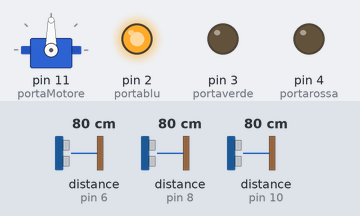
The sketch below on a simulated Arduino Uno, built with avr-gcc and run on an emulated ATmega328P. Shown: servo, output pins drawn as LEDs (lit = HIGH). Wiring (inferred from the names in the program): 3 × ultrasonic range finder: trigger pin 5, echo pin 6 / trigger pin 7, echo pin 8 / trigger pin 9, echo pin 10. The inputs (shaded band) are chosen by the test bench; at power-on: distance to the obstacle (sensors on pin 8, pin 6, pin 10) 80 cm. The echo pulse lasts 58.3 µs per cm; pins used as bus, display or sensor lines are not drawn; what the sketch prints to the serial monitor is not drawn.

Above: at 1.3 s.
1.4 s: distance to the obstacle (sensor on pin 8) set to 34 cm
2.9 s: distance to the obstacle (sensor on pin 8) set to 28 cm
At 3.4 s:
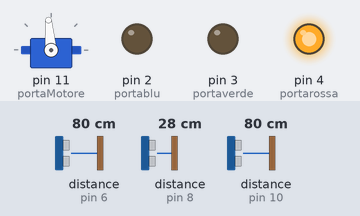
6.0 s: distance to the obstacle (sensor on pin 8) set to 35 cm
At 7.3 s:
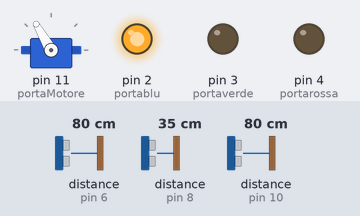
7.6 s: distance to the obstacle (sensor on pin 6) set to 33 cm
9.1 s: distance to the obstacle (sensor on pin 6) set to 28 cm
At 9.7 s:
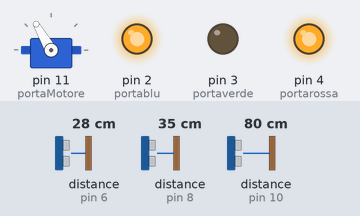
10.7 s: distance to the obstacle (sensor on pin 10) set to 2 cm
At 11.1 s:
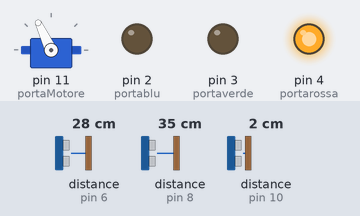
Timing chart, 0 to 16.8 s (numbered marks = the images above; inputs shaded):
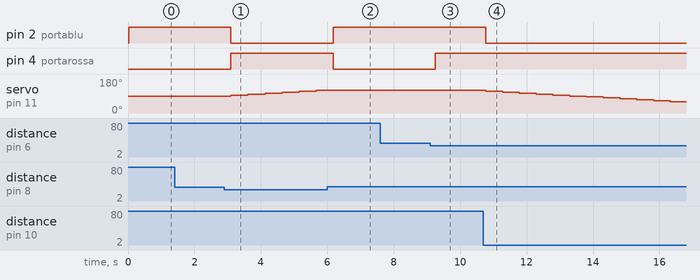

Measured:
- the behaviour switches between 31 and 30 cm on distance to the obstacle (sensor on pin 8) (found by bisection; images 0 and 1)
- the behaviour switches between 31 and 30 cm on distance to the obstacle (sensor on pin 6) (found by bisection; images 2 and 3)
- after the input at 1.4 s, every drawn part: stays the same
- after the input at 2.9 s, pin 2 (portablu): HIGH → LOW after 0.20 s; pin 4 (portarossa): LOW → HIGH after 0.20 s; servo on pin 11 (portaMotore): moves from 90° to 120° over 2.6 s, starting after 0.20 s
- after the input at 6.0 s, pin 2 (portablu): LOW → HIGH after 0.18 s; pin 4 (portarossa): HIGH → LOW after 0.18 s; servo on pin 11 (portaMotore): stays 120° (without the input it goes to 125° after 0.18 s)
- after the input at 7.6 s, every drawn part: stays the same
- after the input at 9.1 s, pin 4 (portarossa): LOW → HIGH after 0.14 s
- after the input at 10.7 s, pin 2 (portablu): HIGH → LOW after 0.07 s; servo on pin 11 (portaMotore): moves from 120° to 60° over 5.6 s, starting after 0.07 s

The sketch:

programmaArduino.ino
```cpp
#include <Servo.h>
/**
 * @author: Negri Gioele, Wolf Riccardo
 * Descrizione: Testa robot che segue il movimento dell'oggetto che si trova davanti
 */

//PORTE
const int portaMotore = 11;       //porta del motore
const int echoPortRight = 10;     //echo occhio destro
const int triggerPortRight = 9;   //trigger occhio destro
const int echoPortLeft = 8;       //echo occhio sinistro
const int triggerPortLeft = 7;    //trigger occhio sinistro
const int echoPortC = 6;          //echo occhio centrale
const int triggerPortC = 5;       //trigger occhio centrale
const int portarossa = 4;         //pin rosso led RGB
const int portaverde = 3;         //pin verde led RGB
const int portablu = 2;           //pin blu led RGB

//VARIABILI
Servo motore;             //dichiarazione del motore
int posizioneMotore = 90; //variabile per tenere in memoria la posizione del motore
int numErrore = 0;
long durata = 0;          //variabile per memorizzare la durata dell'impulso inviato dal sensore di distanza
long distanza = 0;        //variabile per memorizzare la distanza ottenuta dal sensore

//SETTTAGGI
const long distanzaMax = 30;  //distanza oltre il quale i sensori non leggono
const int tempoCiclo = 500;  //tempo di ciclo del programma in ms
const int giraDestra = -5;   //angolo incremento movimento motore
const int giraSinistra = +5; //angolo incremento movimento motore

//SETUP DEI SENSORI
void setup() {
  //sensore distanza destra
  pinMode(triggerPortRight, OUTPUT);
  pinMode(echoPortRight, INPUT);

  //sensore distanza sinistra
  pinMode(triggerPortLeft, OUTPUT);
  pinMode(echoPortLeft, INPUT);

  //sensore distanza centrale
  pinMode(triggerPortC, OUTPUT);
  pinMode(echoPortC, INPUT);

  //led rgb
  pinMode(portarossa, OUTPUT);
  pinMode(portaverde, OUTPUT);
  pinMode(portablu, OUTPUT);

  //monitor seriale
  Serial.begin(9600);

  //motore
  motore.attach(portaMotore);
  motore.write(posizioneMotore); //posizionamento del motore a 90 gradi
}

//PROGRAMMA
void loop() {
  String s = String(posizioneMotore);
  s = s + ";";
  Serial.print(s);
    long oDX = occhioDestro();
    long oSX = occhioSinistro();
    long oC = occhioCentro();
    //Serial.println("|-------------------------|");
    if(oC < distanzaMax && oDX > distanzaMax && oSX > distanzaMax){
      //Serial.println("|Testa ferma");
      ledRGB('v');
    }else{
      if(oDX < distanzaMax){
          movimentoVersoDx();
        }else if(oSX < distanzaMax){
            movimentoVersoSx();
          }else{
              //Serial.println("|Errore");
              ledRGB('r');
            }
    }
    //Serial.println("|------------------------|");
    delay(tempoCiclo);
}

//FUNZIONI
/**
  * funzione per leggere la distanza rilevata dall'occhio centro
 */
long occhioCentro(){
  digitalWrite( triggerPortC, LOW );
  digitalWrite( triggerPortC, HIGH );
  delayMicroseconds( 10 );
  digitalWrite( triggerPortC, LOW );
  durata = pulseIn( echoPortC, HIGH );
  distanza = 0.034 * durata / 2;
  //Serial.print("|Distanza Centro: ");
  if( durata > 38000 ){
    //Serial.println("|Fuori portata Centro   ");
    return -1;
  }
  else{
    //Serial.print(distanza);
    //Serial.println(" cm     ");
    return distanza;
  }
}
/**
  * funzione per leggere la distanza rilevata dall'occhio destro
 */
long occhioDestro(){
  digitalWrite( triggerPortRight, LOW );
  digitalWrite( triggerPortRight, HIGH );
  delayMicroseconds( 10 );
  digitalWrite( triggerPortRight, LOW );
  durata = pulseIn( echoPortRight, HIGH );
  distanza = 0.034 * durata / 2;
  //Serial.print("|Distanza Right: ");

  if( durata > 38000 ){
    //Serial.println("|Fuori portata Right   ");
    return -1;
  }
  else{
    //Serial.print(distanza);
    //Serial.println(" cm     ");
    return distanza;
  }
}
/**
  * funzione per leggere la distanza rilevata dall'occhio sinistro
 */
long occhioSinistro(){
  digitalWrite( triggerPortLeft, LOW );
  digitalWrite( triggerPortLeft, HIGH );
  delayMicroseconds( 10 );
  digitalWrite( triggerPortLeft, LOW );
  durata = pulseIn( echoPortLeft, HIGH );
  distanza = 0.034 * durata / 2;
  //Serial.print("|Distanza Left: ");

  if( durata > 38000 ){
    //Serial.println("|Fuori portata Left   ");
    return -1;
  }
  else{
    //Serial.print(distanza);
    //Serial.println(" cm     ");
    return distanza;
  }
}
/**
  * funzione per muovere la testa verso destra
 */
void movimentoVersoDx(){
  posizionamentoMotore(giraDestra);//rotazione del motore
  motore.write(posizioneMotore);
  ledRGB('b');
}
/**
  * funzione per muovere la testa verso sinistra
 */
void movimentoVersoSx(){
  posizionamentoMotore(giraSinistra);//rotazione del motore
  motore.write(posizioneMotore);
  ledRGB('b');
}
/**
 * funzione per colorare il led
 * v = verde
 * r = rosso
 * b = blu
 */
void ledRGB(char col){
  switch(col){
    case 'v':
      colore(244,0 , 161);
      break;
    case 'b':
      colore(255, 0,0);
      break;
    case 'r':
      colore(0,0,255);
      break;
    }
}
/**
 * funzione per scrivere colore
 */
void colore (unsigned char rosso, unsigned char verde, unsigned char blu){
 analogWrite(portarossa, rosso); //attiva il led rosso con l’intensita’ definita nella variabile rosso
 analogWrite(portablu, blu); //attiva il led blu con l’intensita’ definita nella variabile blu
 analogWrite(portaverde, verde); //attiva il led verde con l’intensita’ definita nella variabile verde
}
/**
 * metodo per cambiare la variabile del posizionamento del motore
 */
boolean posizionamentoMotore(int spostamento){
    if(posizioneMotore >= 0 && posizioneMotore <= 180){
          posizioneMotore = posizioneMotore + spostamento;
          //Serial.print("|Posizione motore:");
          //Serial.println(posizioneMotore);
    }else{
      //Serial.println("|ERRORE: non posso girare più di cosi");
      if(posizioneMotore < 0){
        posizioneMotore = 0;
        String s = "0";
        s = s + ";";
        Serial.print(s);
      }
      if(posizioneMotore > 180){
        posizioneMotore = 180;
        String s = "180";
        s = s + ";";
        Serial.print(s);
      }
    }
}
```
